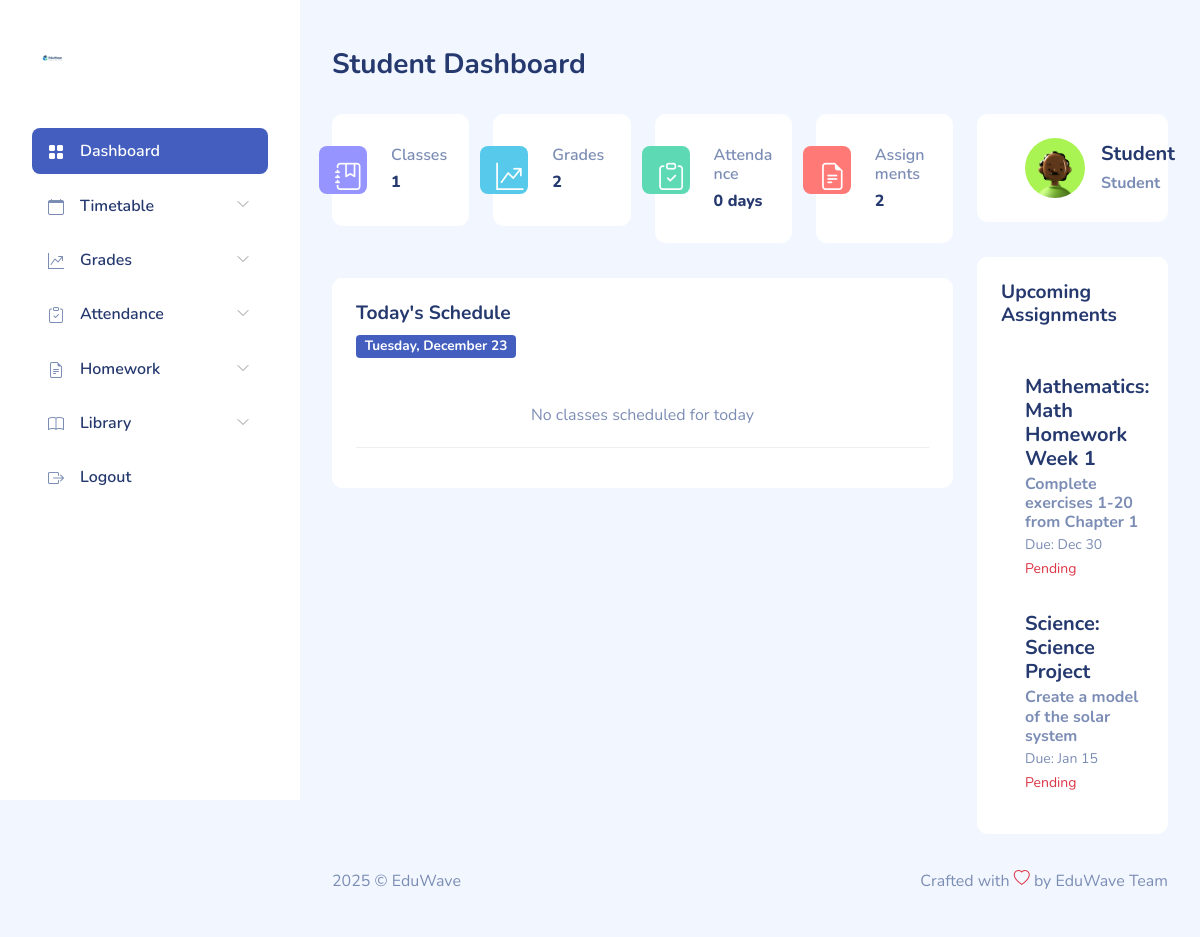
The app's page /student/dashboard.php (signed in), older data.
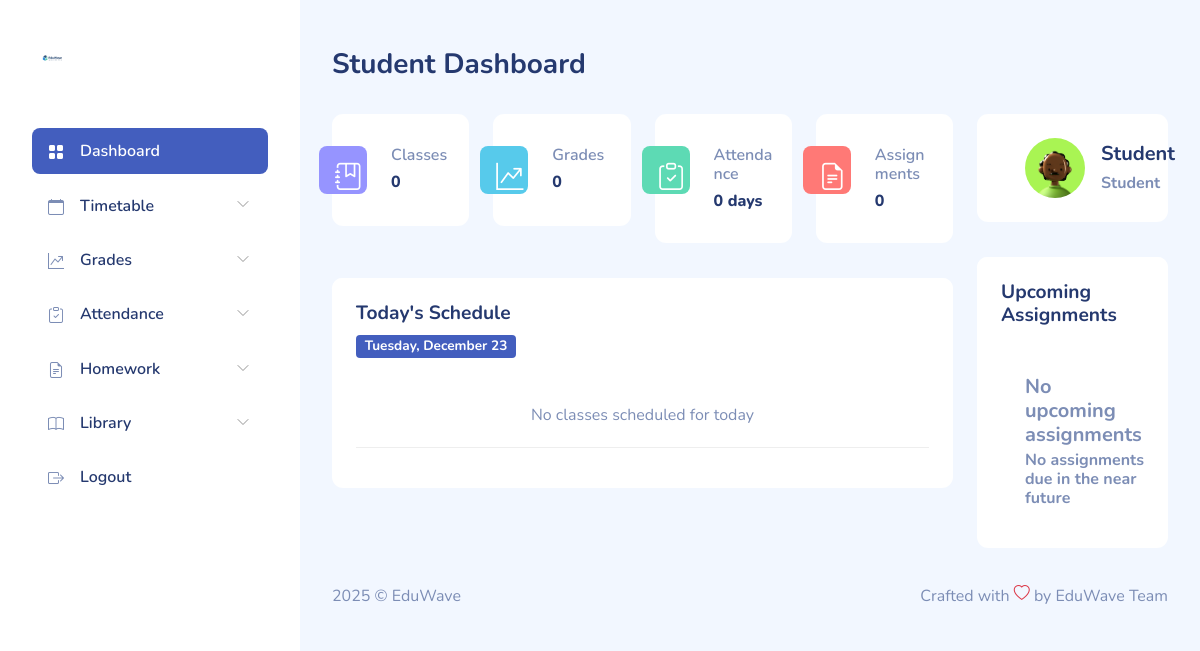
The same page, newer data.
### tables this page shows
CREATE TABLE `assignments` (
  `id` int(11) NOT NULL,
  `teacher_id` int(11) DEFAULT NULL,
  `subject_id` int(11) DEFAULT NULL,
  `class_id` int(11) DEFAULT NULL,
  `title` varchar(150) DEFAULT NULL,
  `description` text DEFAULT NULL,
  `due_date` date DEFAULT NULL,
  `created_at` timestamp NOT NULL DEFAULT current_timestamp(),
  `section_id` int(11) DEFAULT NULL
);

CREATE TABLE `subjects` (
  `id` int(11) NOT NULL,
  `name` varchar(50) NOT NULL,
  `class_id` int(11) DEFAULT NULL
);

### student/dashboard.php (the view, shortened to what the changed rows need)
<?php
require_once __DIR__ . '/../includes/config.php';
try {
    $stmt = $pdo->prepare("SELECT COUNT(*) FROM student_classes WHERE student_id = ?");
    $stmt->execute([$_SESSION['user_id']]);
    $total_classes = $stmt->fetchColumn();
    $stmt = $pdo->prepare("SELECT COUNT(*) FROM grades WHERE student_id = ?");
    $stmt->execute([$_SESSION['user_id']]);
    $total_grades = $stmt->fetchColumn();
    $stmt = $pdo->prepare("SELECT COUNT(*) FROM assignments WHERE due_date >= CURDATE() AND class_id IN (SELECT class_id FROM student_classes WHERE student_id = ?)");
    $stmt->execute([$_SESSION['user_id']]);
    $pending_assignments = $stmt->fetchColumn();
} catch (PDOException $e) {
    $total_classes = 0;
    $total_grades = 0;
    $recent_attendance_present = 0;
    $pending_assignments = 0;
}
try {
    $stmt = $pdo->prepare("
        SELECT
            a.title,
            a.description,
            a.due_date,
            s.name as subject_name,
            CASE
                WHEN sub.id IS NOT NULL THEN 'Submitted'
                ELSE 'Pending'
            END as submission_status
        FROM assignments a
        JOIN subjects s ON a.subject_id = s.id
        LEFT JOIN submissions sub ON sub.assignment_id = a.id AND sub.student_id = ?
        WHERE a.due_date >= CURDATE()
        AND a.class_id IN (SELECT class_id FROM student_classes WHERE student_id = ?)
        ORDER BY a.due_date ASC
        LIMIT 3
    ");
    $stmt->execute([$_SESSION['user_id'], $_SESSION['user_id']]);
    $upcoming_assignments = $stmt->fetchAll(PDO::FETCH_ASSOC);
} catch (PDOException $e) {
    $upcoming_assignments = [];
}
?>
<!DOCTYPE html>
<html lang="en">
<head>
    <link rel="stylesheet" href="../dashboardassets/css/bootstrap.css">
    <link rel="stylesheet" href="../dashboardassets/vendors/iconly/bold.css">
    <link rel="stylesheet" href="../dashboardassets/vendors/perfect-scrollbar/perfect-scrollbar.css">
    <link rel="stylesheet" href="../dashboardassets/vendors/bootstrap-icons/bootstrap-icons.css">
    <link rel="stylesheet" href="../dashboardassets/css/app.css">
</head>
<body>
    <div id="app">
        <div id="main">
            <div class="page-content">
                <section class="row">
                    <div class="col-12 col-lg-9">
                        <div class="row">
                            <div class="col-6 col-lg-3 col-md-6">
                                <div class="card">
                                    <div class="card-body px-3 py-4-5">
                                        <div class="row">
                                            <div class="col-md-8">
                                                <h6 class="text-muted font-semibold">Classes</h6>
                                                <h6 class="font-extrabold mb-0"><?= $total_classes ?></h6>
                                            </div>
                                        </div>
                                    </div>
                                </div>
                            </div>
                            <div class="col-6 col-lg-3 col-md-6">
                                <div class="card">
                                    <div class="card-body px-3 py-4-5">
                                        <div class="row">
                                            <div class="col-md-8">
                                                <h6 class="text-muted font-semibold">Grades</h6>
                                                <h6 class="font-extrabold mb-0"><?= $total_grades ?></h6>
                                            </div>
                                        </div>
                                    </div>
                                </div>
                            </div>
                            <div class="col-6 col-lg-3 col-md-6">
                                <div class="card">
                                    <div class="card-body px-3 py-4-5">
                                        <div class="row">
                                            <div class="col-md-8">
                                                <h6 class="text-muted font-semibold">Assignments</h6>
                                                <h6 class="font-extrabold mb-0"><?= $pending_assignments ?></h6>
                                            </div>
                                        </div>
                                    </div>
                                </div>
                            </div>
                        </div>
                    </div>
                    <div class="col-12 col-lg-3">
                        <div class="card">
                            <div class="card-content pb-4">
                                <?php if (!empty($upcoming_assignments)): ?>
                                    <?php foreach ($upcoming_assignments as $assignment): ?>
                                        <div class="recent-message d-flex px-4 py-3">
                                            <div class="name ms-4">
                                                <h5 class="mb-1"><?= htmlspecialchars($assignment['subject_name']) ?>: <?= htmlspecialchars($assignment['title']) ?></h5>
                                                <h6 class="text-muted mb-0"><?= htmlspecialchars($assignment['description']) ?></h6>
                                                <small class="text-muted">Due: <?= date('M j', strtotime($assignment['due_date'])) ?></small>
                                                <div>
                                                    <?php if ($assignment['submission_status'] === 'Submitted'): ?>
                                                        <small class="text-success">Submitted</small>
                                                    <?php else: ?>
                                                        <small class="text-danger">Pending</small>
                                                    <?php endif; ?>
                                                </div>
                                            </div>
                                        </div>
                                    <?php endforeach; ?>
                                <?php else: ?>
                                    <div class="px-4 py-3">
                                        <div class="name ms-4">
                                            <h5 class="mb-1 text-muted">No upcoming assignments</h5>
                                            <h6 class="text-muted mb-0">No assignments due in the near future</h6>
                                        </div>
                                    </div>
                                <?php endif; ?>
                            </div>
                        </div>
                    </div>
                </section>
            </div>
        </div>
    </div>
</body>
</html>

Row changes from the older to the newer data that the page shows:
no longer on this page (row edited): assignments: subject.name "Mathematics", title "Math Homework Week 1", description "Complete exercises 1-20 from Chapter 1", due_date "Dec 30"
no longer on this page (row edited): assignments: subject.name "Science", title "Science Project", description "Create a model of the solar system", due_date "Jan 15"
Text that changed along with them:
$total_classes: "1" → "0"
$total_grades: "2" → "0"
$pending_assignments: "2" → "0"
text now shown: "No upcoming assignments No assignments due in the near future"
